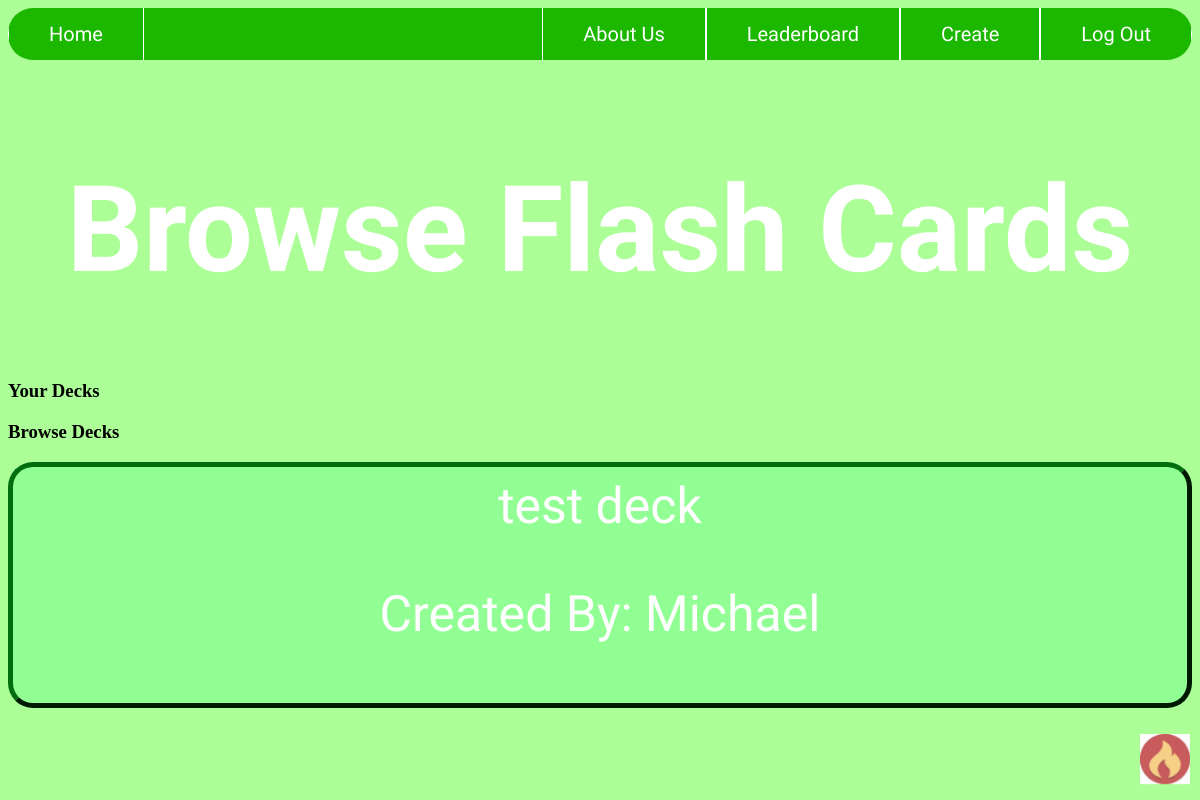
/flashcards/home (signed in), run on an earlier commit of the app's database.
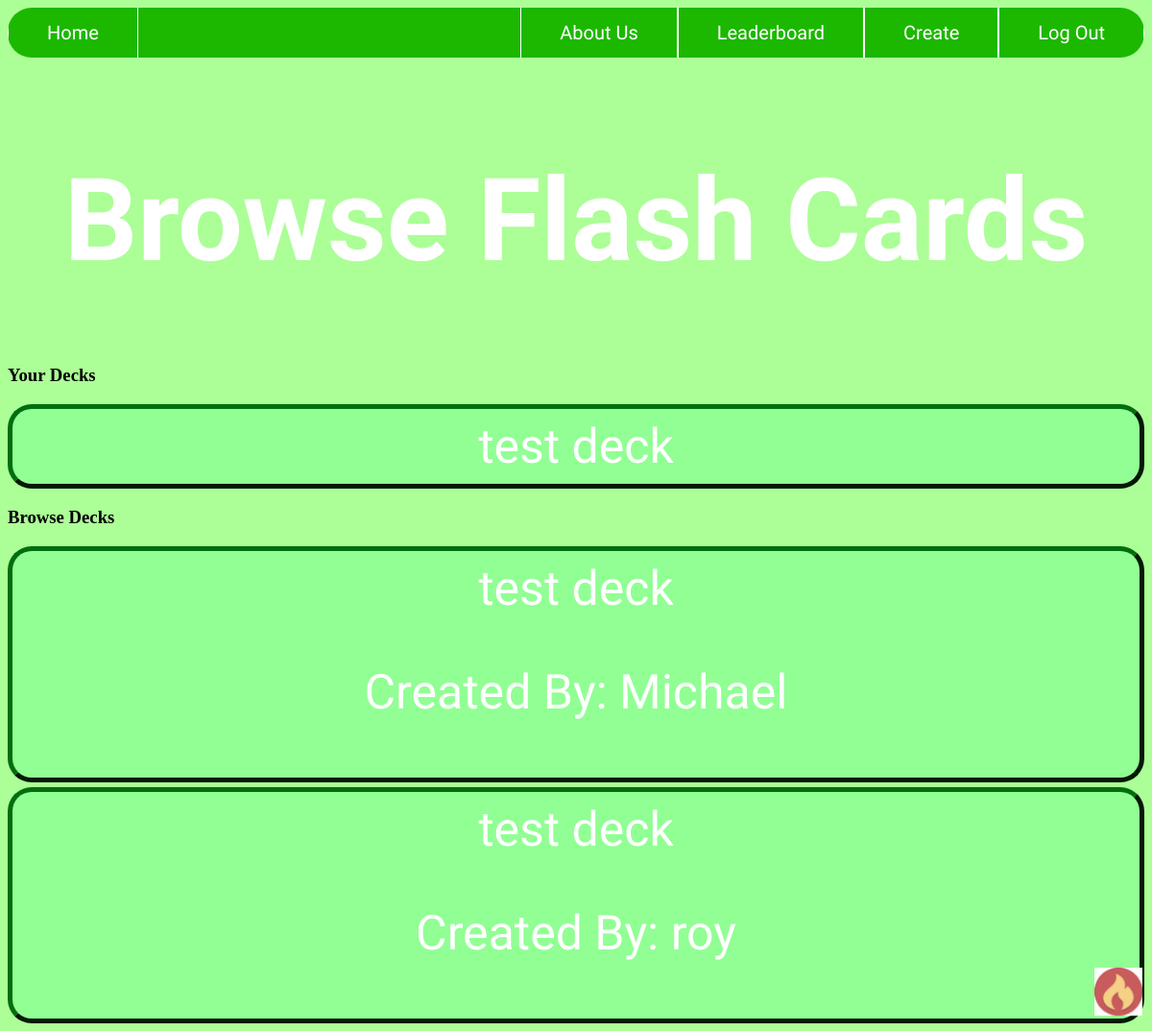
And on a later commit of the database.
### app/flashCards/models.py (models this page shows)
class Deck(db.Model):
    __tablename__ = 'deck'
    id = db.Column(db.Integer, primary_key=True)
    name = db.Column(db.String(256), nullable=False)
    creator_id = db.Column(db.Integer, db.ForeignKey('user.id'), nullable=False)
    private = db.Column(db.Boolean, default=True)
    created_on = db.Column(db.DateTime, default=datetime.utcnow)
    flash_cards = db.relationship('FlashCard', backref='deck', lazy=True)
    creator = db.relationship('User', backref='decks')

### app/user/models.py (models this page shows, shortened)
class User(db.Model, UserMixin):
    __tablename__ = 'user'
    id = db.Column(db.Integer, primary_key=True)
    first_name = db.Column(db.String(50))
    last_name = db.Column(db.String(50), nullable=True)
    display_name = db.Column(db.String(50))
    password_hash = db.Column(db.String(128))
    registered_on = db.Column(db.DateTime, default=datetime.utcnow)
    points = db.Column(db.Integer, default=0)
    point_multiplier = db.Column(db.Integer, default=1)
    last_visited = db.Column(db.Date)
    streek = db.Column(db.Integer, default=1)

### app/flashCards/views.py (the view)
@flash_cards_blueprint.route('/home')
@login_required
def home():
    check_daily()
    print_decks()
    user_details = {
        'streek': current_user.streek,
        'points': current_user.points,
        'multiplier': current_user.point_multiplier
    }
    user_all_decks = Deck.query.options(db.joinedload(Deck.creator)).filter_by(creator_id=current_user.id).all()
    all_decks = Deck.query.options(db.joinedload(Deck.creator)).filter_by(private=False).all()
    return render_template(
        'flashCards/home.html',
        all_decks=all_decks,
        user_details=user_details,
        user_all_decks=user_all_decks
    )

### app/base/views.py (called while the page is built, shortened)
def check_daily():
    if current_user.is_authenticated:
        today = date.today()
        yesterday = today - timedelta(days=1)
        if current_user.last_visited is None: # first time visiting
            current_user.last_visited = today
            current_user.streek = 1
            db.session.commit()

### app/flashCards/views.py (called while the page is built)
def print_decks():
     all_decks = Deck.query.all()
     for deck in all_decks:
       print(f"Deck ID: {deck.id}, Deck Name: {deck.name}, Creator ID: {deck.creator_id}")# debug

### templates/flashCards/home.html (shortened to what this page needs)
{% extends "base.html" %}
{% block head %}
    <link rel="stylesheet" type="text/css" href="{{ url_for('static', filename='css/home.css') }}">
{% endblock head %}
{% block body %}
    <h1 style= "margin-top: 100px; text-shadow: 50px, 50px, 65px, #000000;">Browse Flash Cards</h1>
    <h3>Your Decks</h3>
    {% for deck in user_all_decks %}
    <li class = "dks"><a href="{{ url_for('flash_cards.view_Deck', deck_id=deck.id) }}">{{ deck.name }}</a></li>
    {% endfor %}
    <h3>Browse Decks</h3>
    {% for deck in all_decks %}
    <li class="dks">
        <a href="{{ url_for('flash_cards.pub_view_Deck', deck_id=deck.id) }}">
            {{ deck.name }}
            <p>Created By: {{ deck.creator.display_name }}</p>
        </a>
    </li>
{% endfor %}
    <div id="user-icon-container">
        <img class="streek-img" id="user-icon" src="{{ url_for('static', filename='img/flame.jpg') }}" alt="Streek Icon">
    </div>
{% endblock body %}

### templates/base.html (shortened to what this page needs)
<!DOCTYPE html>
<html>
<head>
  <link rel="stylesheet" type="text/css" href="{{ url_for('static', filename='css/base.css') }}">
  {% block head %}
  {% endblock head %}
</head>
<body>
    <header>
        <ul class = "nav">
            <li class = "navli" style="float:left"><a href = "{{ url_for('flash_cards.home') }}">Home</a</li>
            {% if current_user.is_authenticated %}
                <li class = "navli"><a href="{{ url_for('user.logout') }}">Log Out</a></li>
                <li class = "navli"><a href = "{{ url_for('flash_cards.create_deck') }}">Create</a></li>
                <li class = "navli"><a href="{{ url_for('base.leaderboard') }}">Leaderboard</a></li>
            {% else %}
                <li class = "navli"><a href="{{ url_for('user.login') }}">Log In</a></li>
                <li class = "navli"><a href="{{ url_for('user.register') }}">Register</a></li>
            {% endif %}
            <li class = "navli"><a href = "{{ url_for('base.aboutUs') }}">About Us</a></li>
        </ul>
    </header>
        <div class="body-block">
            {% block body %}
            {% endblock %}
        </div>
</body>
</html>

### app/static/css/base.css (style rules this page uses)
.nav { list-style-type: none; margin: 0; padding: 0; overflow: hidden; background-color: #1cb800; border-radius: 25px; }
.navli { float: right; border-left:1px solid #ffffff; font-family: 'Varela Round', sans-serif; }
.navli :first-child { border-right:1px solid #ffffff; padding-left: 40px; }
.navli :last-child { padding-right:40px; }
.navli a { display: block; color: white; font-size: 20px ; text-align: center; padding: 14px 16px; text-decoration: none; }
body { background-color: rgb(172, 254, 151); }
h1 { text-align: center; font-size: 120px; color: white; text-shadow: 50px, 50px, 65px, #000000; font-family: 'Varela Round', sans-serif; }

### app/static/css/home.css (style rules this page uses)
#user-icon-container { position: fixed; bottom: 10px; right: 10px; font-size: 24px; cursor: pointer; }
.streek-img { width: 50px; height: 50px; }
.dks { border-color: rgb(0, 110, 15); border-width: 5px; border-radius: 25px; border-style: outset; text-align: center; list-style-type: none; margin-top: 5px; margin-bottom: 5px; padding: 10px; background-color: #62ff8e5e; }
li a { text-decoration: none; font-size: 50px; font-family: 'Varela Round', sans-serif; color: white; }

What changed in the data, as far as the page shows it:
added Deck: name "test deck", creator.display_name "roy"
